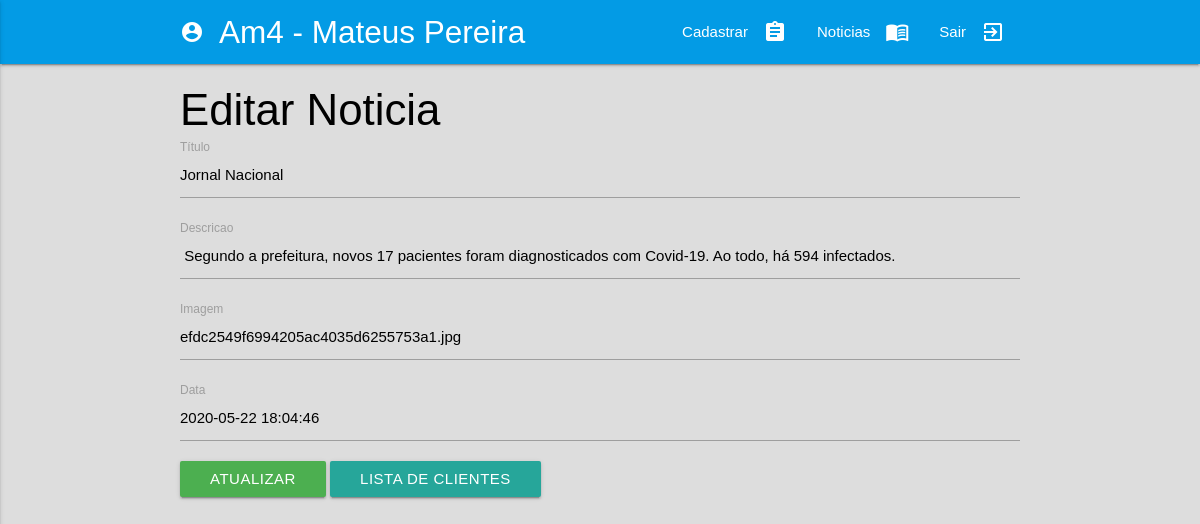
/am4/editar.php?id=2, run on the app's committed database.
### tables this page shows
CREATE TABLE IF NOT EXISTS `noticia` (
  `id` int(11) NOT NULL AUTO_INCREMENT,
  `titulo` varchar(255) NOT NULL,
  `descricao` varchar(255) NOT NULL,
  `arquivo` varchar(40) NOT NULL,
  `data` datetime NOT NULL,
  PRIMARY KEY (`id`)
);

### am4/editar.php (the view, shortened to what this page needs)
<?php
require_once 'control\update.php';
if(isset($_GET['id'])):
  $id = mysqli_escape_string($connect, $_GET['id']);
  $sql = "SELECT * FROM noticia WHERE id = '$id'";
  $resultado = mysqli_query($connect, $sql);
  $dados = mysqli_fetch_array($resultado);
endif;
?>
<!DOCTYPE html>
<html lang="pt-br">
  <head>
    <link type="text/css" rel="stylesheet" href="_css/materialize.css"  media="screen,projection"/>
    <link rel="stylesheet" href="css/custom.css">
    <link rel="stylesheet" href="https://maxcdn.bootstrapcdn.com/font-awesome/4.5.0/css/font-awesome.min.css">
  </head>
<body>
<HEADER>
  <nav class="#039be5 light-blue darken-1">
        <div class="container">
          <div class="nav-wrapper">
            <a href="#!" class="brand-logo" id="logo"><i class="material-icons left">account_circle</i>Am4 - Mateus Pereira</a>
            <ul class="right hide-on-med-and-down">
              <li><a href="adicionar.php"><i class="material-icons right">assignment</i>Cadastrar</a></li>
              <li><a href="gestor.php"><i class="material-icons right">menu_book</i>Noticias</a></li>
              <li><a href="logout.php"><i class="material-icons right">exit_to_app</i>Sair</a></li>
            </ul>
          </div>
          </div>
  </nav>
</HEADER>
<div class="row">
  <div class="container">
    <h3 class="light">Editar Noticia</h3>
    <form action="editar.php" method="POST">
      <div class="input-field">
        <input type="text" name="titulo" id="titulo" value="<?php echo $dados['titulo']; ?>">
        <label for="titulo">Título</label>
      </div>
      <div class="input-field">
        <input type="text" name="descricao" id="descricao" value="<?php echo $dados['descricao']; ?>">
        <label for="descricao">Descricao</label>
      </div>
      <div class="input-field">
        <input type="text" name="arquivo" id="arquivo" value="<?php echo $dados['arquivo']; ?>">
        <label for="email">Imagem</label>
      </div>
      <div class="input-field">
        <input type="text" name="data" id="data" value="<?php echo $dados['data']; ?>">
        <label for="data">Data</label>
      </div>
      <button type="submit" name="btn-editar" class="btn green waves-effect">Atualizar</button>
      <a href="gestor.php" type="submit" class="btn waves-effect">Lista de clientes</a>
    </form>
  </div>
</div>
  </body>
</html>

### am4/_css/custom.css (style rules this page uses)
@media only screen and (min-width: 993px) { .container { width: 70%; } }
body { font-family: Arial, sans-serif; background-color:#dddddd; color:rgba(0,0,0,1); }

### data on the page
noticia: titulo "Jornal Nacional", descricao "Segundo a prefeitura, novos 17 pacientes foram diagnosticados com Covid-19. Ao todo, há 594 infectados.", arquivo "efdc2549f6994205ac4035d6255753a1.jpg", data "2020-05-22 18:04:46"
